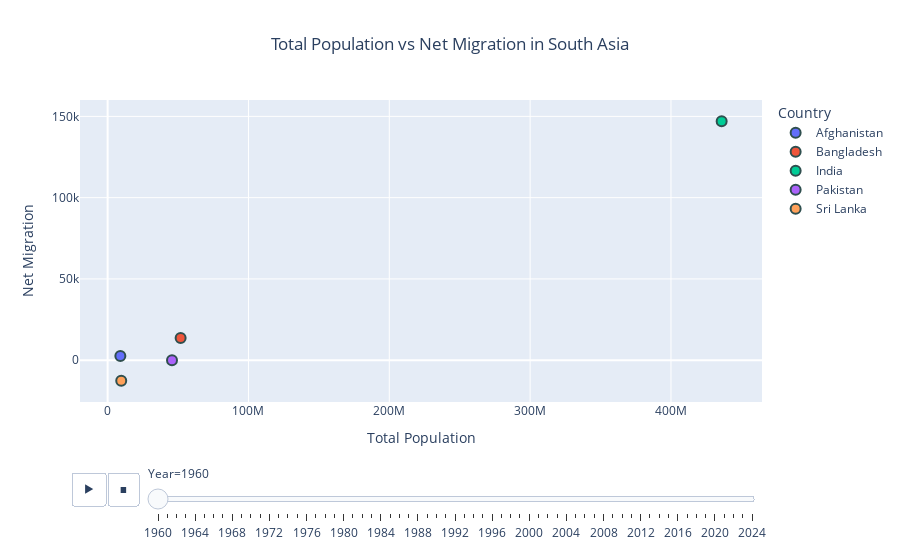

Notebook source saved alongside this figure:
### Markdown cell above
### Commentary:
- **India** dominates the right-hand side with a very high population (crossing 1.4 billion). Its net migration fluctuates around zero to negative, showing that despite its huge population base, migration impact remains relatively modest compared to its size.
- **Pakistan** appears in the mid-range of population (150M–250M) with strong negative migration in some years (up to -2M), highlighting consistent outward migration trends.
- **Bangladesh** has a sizable population (over 100M) with net migration consistently negative, reflecting large-scale emigration, especially for labor abroad.
- **Afghanistan** shows smaller population values (below 50M) but wide swings in net migration, both positive and negative, often driven by political instability, conflict, and refugee flows.
- **Sri Lanka** sits on the left with a smaller population, and its migration remains relatively close to zero compared to other South Asian nations, showing more stability.
- **Overall,** the graph suggests that population size does not directly correlate with net migration. Instead, migration is strongly influenced by economic opportunities, labor market conditions abroad, and political stability in each countr
- This plot helps in understanding **regional migration patterns:** India remains stable despite being the largest, Pakistan and Bangladesh see steady outflows, while Afghanistan reflects volatility due to conflict-driven migration.

### Code cell
# scatter plot using plotly express
fig = px.scatter(df, x='total_population', y='net_migration', color='Country',
                 animation_frame='Year',
                 title='Total Population vs Net Migration in South Asia',
                 labels={'total_population': 'Total Population', 'net_migration': 'Net Migration'})
fig.update_traces(marker=dict(size=10, line=dict(width=2, color='DarkSlateGrey')))
fig.update_layout(title_x=0.5, xaxis_title='Total Population', yaxis_title='Net Migration')
fig.show()

### Figure 1 — Plotly figure (JSON) as saved in the notebook; plotly's stock layout.template omitted (floating-point values rounded to 4 significant figures)
{"data": [{"hovertemplate": "Country=Afghanistan<br>Year=1960<br>Total Population=%{x}<br>Net Migration=%{y}<extra></extra>", "legendgroup": "Afghanistan", "marker": {"color": "#636efa", "line": {"color": "DarkSlateGrey", "width": 2}, "size": 10, "symbol": "circle"}, "mode": "markers", "name": "Afghanistan", "orientation": "v", "showlegend": true, "type": "scatter", "x": [9035000.0], "xaxis": "x", "y": [2606.0], "yaxis": "y"}, {"hovertemplate": "Country=Bangladesh<br>Year=1960<br>Total Population=%{x}<br>Net Migration=%{y}<extra></extra>", "legendgroup": "Bangladesh", "marker": {"color": "#EF553B", "line": {"color": "DarkSlateGrey", "width": 2}, "size": 10, "symbol": "circle"}, "mode": "markers", "name": "Bangladesh", "orientation": "v", "showlegend": true, "type": "scatter", "x": [51830000.0], "xaxis": "x", "y": [13580.0], "yaxis": "y"}, {"hovertemplate": "Country=India<br>Year=1960<br>Total Population=%{x}<br>Net Migration=%{y}<extra></extra>", "legendgroup": "India", "marker": {"color": "#00cc96", "line": {"color": "DarkSlateGrey", "width": 2}, "size": 10, "symbol": "circle"}, "mode": "markers", "name": "India", "orientation": "v", "showlegend": true, "type": "scatter", "x": [436000000.0], "xaxis": "x", "y": [147000.0], "yaxis": "y"}, {"hovertemplate": "Country=Pakistan<br>Year=1960<br>Total Population=%{x}<br>Net Migration=%{y}<extra></extra>", "legendgroup": "Pakistan", "marker": {"color": "#ab63fa", "line": {"color": "DarkSlateGrey", "width": 2}, "size": 10, "symbol": "circle"}, "mode": "markers", "name": "Pakistan", "orientation": "v", "showlegend": true, "type": "scatter", "x": [45710000.0], "xaxis": "x", "y": [0.0], "yaxis": "y"}, {"hovertemplate": "Country=Sri Lanka<br>Year=1960<br>Total Population=%{x}<br>Net Migration=%{y}<extra></extra>", "legendgroup": "Sri Lanka", "marker": {"color": "#FFA15A", "line": {"color": "DarkSlateGrey", "width": 2}, "size": 10, "symbol": "circle"}, "mode": "markers", "name": "Sri Lanka", "orientation": "v", "showlegend": true, "type": "scatter", "x": [9661000.0], "xaxis": "x", "y": [-12610.0], "yaxis": "y"}], "layout": {"legend": {"title": {"text": "Country"}, "tracegroupgap": 0}, "sliders": [{"active": 0, "currentvalue": {"prefix": "Year="}, "len": 0.9, "pad": {"b": 10, "t": 60}, "steps": [{"args": [["1960"], {"frame": {"duration": 0, "redraw": false}, "fromcurrent": true, "mode": "immediate", "transition": {"duration": 0, "easing": "linear"}}], "label": "1960", "method": "animate"}, {"args": [["1961"], {"frame": {"duration": 0, "redraw": false}, "fromcurrent": true, "mode": "immediate", "transition": {"duration": 0, "easing": "linear"}}], "label": "1961", "method": "animate"}, {"args": [["1962"], {"frame": {"duration": 0, "redraw": false}, "fromcurrent": true, "mode": "immediate", "transition": {"duration": 0, "easing": "linear"}}], "label": "1962", "method": "animate"}, {"args": [["1963"], {"frame": {"duration": 0, "redraw": false}, "fromcurrent": true, "mode": "immediate", "transition": {"duration": 0, "easing": "linear"}}], "label": "1963", "method": "animate"}, {"args": [["1964"], {"frame": {"duration": 0, "redraw": false}, "fromcurrent": true, "mode": "immediate", "transition": {"duration": 0, "easing": "linear"}}], "label": "1964", "method": "animate"}, {"args": [["1965"], {"frame": {"duration": 0, "redraw": false}, "fromcurrent": true, "mode": "immediate", "transition": {"duration": 0, "easing": "linear"}}], "label": "1965", "method": "animate"}, {"args": [["1966"], {"frame": {"duration": 0, "redraw": false}, "fromcurrent": true, "mode": "immediate", "transition": {"duration": 0, "easing": "linear"}}], "label": "1966", "method": "animate"}, {"args": [["1967"], {"frame": {"duration": 0, "redraw": false}, "fromcurrent": true, "mode": "immediate", "transition": {"duration": 0, "easing": "linear"}}], "label": "1967", "method": "animate"}, {"args": [["1968"], {"frame": {"duration": 0, "redraw": false}, "fromcurrent": true, "mode": "immediate", "transition": {"duration": 0, "easing": "linear"}}], "label": "1968", "method": "animate"}, {"args": [["1969"], {"frame": {"duration": 0, "redraw": false}, "fromcurrent": true, "mode": "immediate", "transition": {"duration": 0, "easing": "linear"}}], "label": "1969", "method": "animate"}, {"args": [["1970"], {"frame": {"duration": 0, "redraw": false}, "fromcurrent": true, "mode": "immediate", "transition": {"duration": 0, "easing": "linear"}}], "label": "1970", "method": "animate"}, {"args": [["1971"], {"frame": {"duration": 0, "redraw": false}, "fromcurrent": true, "mode": "immediate", "transition": {"duration": 0, "easing": "linear"}}], "label": "1971", "method": "animate"}, {"args": [["1972"], {"frame": {"duration": 0, "redraw": false}, "fromcurrent": true, "mode": "immediate", "transition": {"duration": 0, "easing": "linear"}}], "label": "1972", "method": "animate"}, {"args": [["1973"], {"frame": {"duration": 0, "redraw": false}, "fromcurrent": true, "mode": "immediate", "transition": {"duration": 0, "easing": "linear"}}], "label": "1973", "method": "animate"}, {"args": [["1974"], {"frame": {"duration": 0, "redraw": false}, "fromcurrent": true, "mode": "immediate", "transition": {"duration": 0, "easing": "linear"}}], "label": "1974", "method": "animate"}, {"args": [["1975"], {"frame": {"duration": 0, "redraw": false}, "fromcurrent": true, "mode": "immediate", "transition": {"duration": 0, "easing": "linear"}}], "label": "1975", "method": "animate"}, {"args": [["1976"], {"frame": {"duration": 0, "redraw": false}, "fromcurrent": true, "mode": "immediate", "transition": {"duration": 0, "easing": "linear"}}], "label": "1976", "method": "animate"}, {"args": [["1977"], {"frame": {"duration": 0, "redraw": false}, "fromcurrent": true, "mode": "immediate", "transition": {"duration": 0, "easing": "linear"}}], "label": "1977", "method": "animate"}, {"args": [["1978"], {"frame": {"duration": 0, "redraw": false}, "fromcurrent": true, "mode": "immediate", "transition": {"duration": 0, "easing": "linear"}}], "label": "1978", "method": "animate"}, {"args": [["1979"], {"frame": {"duration": 0, "redraw": false}, "fromcurrent": true, "mode": "immediate", "transition": {"duration": 0, "easing": "linear"}}], "label": "1979", "method": "animate"}, {"args": [["1980"], {"frame": {"duration": 0, "redraw": false}, "fromcurrent": true, "mode": "immediate", "transition": {"duration": 0, "easing": "linear"}}], "label": "1980", "method": "animate"}, {"args": [["1981"], {"frame": {"duration": 0, "redraw": false}, "fromcurrent": true, "mode": "immediate", "transition": {"duration": 0, "easing": "linear"}}], "label": "1981", "method": "animate"}, {"args": [["1982"], {"frame": {"duration": 0, "redraw": false}, "fromcurrent": true, "mode": "immediate", "transition": {"duration": 0, "easing": "linear"}}], "label": "1982", "method": "animate"}, {"args": [["1983"], {"frame": {"duration": 0, "redraw": false}, "fromcurrent": true, "mode": "immediate", "transition": {"duration": 0, "easing": "linear"}}], "label": "1983", "method": "animate"}, {"args": [["1984"], {"frame": {"duration": 0, "redraw": false}, "fromcurrent": true, "mode": "immediate", "transition": {"duration": 0, "easing": "linear"}}], "label": "1984", "method": "animate"}, {"args": [["1985"], {"frame": {"duration": 0, "redraw": false}, "fromcurrent": true, "mode": "immediate", "transition": {"duration": 0, "easing": "linear"}}], "label": "1985", "method": "animate"}, {"args": [["1986"], {"frame": {"duration": 0, "redraw": false}, "fromcurrent": true, "mode": "immediate", "transition": {"duration": 0, "easing": "linear"}}], "label": "1986", "method": "animate"}, {"args": [["1987"], {"frame": {"duration": 0, "redraw": false}, "fromcurrent": true, "mode": "immediate", "transition": {"duration": 0, "easing": "linear"}}], "label": "1987", "method": "animate"}, {"args": [["1988"], {"frame": {"duration": 0, "redraw": false}, "fromcurrent": true, "mode": "immediate", "transition": {"duration": 0, "easing": "linear"}}], "label": "1988", "method": "animate"}, {"args": [["1989"], {"frame": {"duration": 0, "redraw": false}, "fromcurrent": true, "mode": "immediate", "transition": {"duration": 0, "easing": "linear"}}], "label": "1989", "method": "animate"}, {"args": [["1990"], {"frame": {"duration": 0, "redraw": false}, "fromcurrent": true, "mode": "immediate", "transition": {"duration": 0, "easing": "linear"}}], "label": "1990", "method": "animate"}, {"args": [["1991"], {"frame": {"duration": 0, "redraw": false}, "fromcurrent": true, "mode": "immediate", "transition": {"duration": 0, "easing": "linear"}}], "label": "1991", "method": "animate"}, {"args": [["1992"], {"frame": {"duration": 0, "redraw": false}, "fromcurrent": true, "mode": "immediate", "transition": {"duration": 0, "easing": "linear"}}], "label": "1992", "method": "animate"}, {"args": [["1993"], {"frame": {"duration": 0, "redraw": false}, "fromcurrent": true, "mode": "immediate", "transition": {"duration": 0, "easing": "linear"}}], "label": "1993", "method": "animate"}, {"args": [["1994"], {"frame": {"duration": 0, "redraw": false}, "fromcurrent": true, "mode": "immediate", "transition": {"duration": 0, "easing": "linear"}}], "label": "1994", "method": "animate"}, {"args": [["1995"], {"frame": {"duration": 0, "redraw": false}, "fromcurrent": true, "mode": "immediate", "transition": {"duration": 0, "easing": "linear"}}], "label": "1995", "method": "animate"}, {"args": [["1996"], {"frame": {"duration": 0, "redraw": false}, "fromcurrent": true, "mode": "immediate", "transition": {"duration": 0, "easing": "linear"}}], "label": "1996", "method": "animate"}, {"args": [["1997"], {"frame": {"duration": 0, "redraw": false}, "fromcurrent": true, "mode": "immediate", "transition": {"duration": 0, "easing": "linear"}}], "label": "1997", "method": "animate"}, {"args": [["1998"], {"frame": {"duration": 0, "redraw": false}, "fromcurrent": true, "mode": "immediate", "transition": {"duration": 0, "easing": "linear"}}], "label": "1998", "method": "animate"}, {"args": [["1999"], {"frame": {"duration": 0, "redraw": false}, "fromcurrent": true, "mode": "immediate", "transition": {"duration": 0, "easing": "linear"}}], "label": "1999", "method": "animate"}, {"args": [["2000"], {"frame": {"duration": 0, "redraw": false}, "fromcurrent": true, "mode": "immediate", "transition": {"duration": 0, "easing": "linear"}}], "label": "2000", "method": "animate"}, {"args": [["2001"], {"frame": {"duration": 0, "redraw": false}, "fromcurrent": true, "mode": "immediate", "transition": {"duration": 0, "easing": "linear"}}], "label": "2001", "method": "animate"}, {"args": [["2002"], {"frame": {"duration": 0, "redraw": false}, "fromcurrent": true, "mode": "immediate", "transition": {"duration": 0, "easing": "linear"}}], "label": "2002", "method": "animate"}, {"args": [["2003"], {"frame": {"duration": 0, "redraw": false}, "fromcurrent": true, "mode": "immediate", "transition": {"duration": 0, "easing": "linear"}}], "label": "2003", "method": "animate"}, {"args": [["2004"], {"frame": {"duration": 0, "redraw": false}, "fromcurrent": true, "mode": "immediate", "transition": {"duration": 0, "easing": "linear"}}], "label": "2004", "method": "animate"}, {"args": [["2005"], {"frame": {"duration": 0, "redraw": false}, "fromcurrent": true, "mode": "immediate", "transition": {"duration": 0, "easing": "linear"}}], "label": "2005", "method": "animate"}, {"args": [["2006"], {"frame": {"duration": 0, "redraw": false}, "fromcurrent": true, "mode": "immediate", "transition": {"duration": 0, "easing": "linear"}}], "label": "2006", "method": "animate"}, {"args": [["2007"], {"frame": {"duration": 0, "redraw": false}, "fromcurrent": true, "mode": "immediate", "transition": {"duration": 0, "easing": "linear"}}], "label": "2007", "method": "animate"}, {"args": [["2008"], {"frame": {"duration": 0, "redraw": false}, "fromcurrent": true, "mode": "immediate", "transition": {"duration": 0, "easing": "linear"}}], "label": "2008", "method": "animate"}, {"args": [["2009"], {"frame": {"duration": 0, "redraw": false}, "fromcurrent": true, "mode": "immediate", "transition": {"duration": 0, "easing": "linear"}}], "label": "2009", "method": "animate"}, {"args": [["2010"], {"frame": {"duration": 0, "redraw": false}, "fromcurrent": true, "mode": "immediate", "transition": {"duration": 0, "easing": "linear"}}], "label": "2010", "method": "animate"}, {"args": [["2011"], {"frame": {"duration": 0, "redraw": false}, "fromcurrent": true, "mode": "immediate", "transition": {"duration": 0, "easing": "linear"}}], "label": "2011", "method": "animate"}, {"args": [["2012"], {"frame": {"duration": 0, "redraw": false}, "fromcurrent": true, "mode": "immediate", "transition": {"duration": 0, "easing": "linear"}}], "label": "2012", "method": "animate"}, {"args": [["2013"], {"frame": {"duration": 0, "redraw": false}, "fromcurrent": true, "mode": "immediate", "transition": {"duration": 0, "easing": "linear"}}], "label": "2013", "method": "animate"}, {"args": [["2014"], {"frame": {"duration": 0, "redraw": false}, "fromcurrent": true, "mode": "immediate", "transition": {"duration": 0, "easing": "linear"}}], "label": "2014", "method": "animate"}, {"args": [["2015"], {"frame": {"duration": 0, "redraw": false}, "fromcurrent": true, "mode": "immediate", "transition": {"duration": 0, "easing": "linear"}}], "label": "2015", "method": "animate"}, {"args": [["2016"], {"frame": {"duration": 0, "redraw": false}, "fromcurrent": true, "mode": "immediate", "transition": {"duration": 0, "easing": "linear"}}], "label": "2016", "method": "animate"}, {"args": [["2017"], {"frame": {"duration": 0, "redraw": false}, "fromcurrent": true, "mode": "immediate", "transition": {"duration": 0, "easing": "linear"}}], "label": "2017", "method": "animate"}, {"args": [["2018"], {"frame": {"duration": 0, "redraw": false}, "fromcurrent": true, "mode": "immediate", "transition": {"duration": 0, "easing": "linear"}}], "label": "2018", "method": "animate"}, {"args": [["2019"], {"frame": {"duration": 0, "redraw": false}, "fromcurrent": true, "mode": "immediate", "transition": {"duration": 0, "easing": "linear"}}], "label": "2019", "method": "animate"}, {"args": [["2020"], {"frame": {"duration": 0, "redraw": false}, "fromcurrent": true, "mode": "immediate", "transition": {"duration": 0, "easing": "linear"}}], "label": "2020", "method": "animate"}, {"args": [["2021"], {"frame": {"duration": 0, "redraw": false}, "fromcurrent": true, "mode": "immediate", "transition": {"duration": 0, "easing": "linear"}}], "label": "2021", "method": "animate"}, {"args": [["2022"], {"frame": {"duration": 0, "redraw": false}, "fromcurrent": true, "mode": "immediate", "transition": {"duration": 0, "easing": "linear"}}], "label": "2022", "method": "animate"}, {"args": [["2023"], {"frame": {"duration": 0, "redraw": false}, "fromcurrent": true, "mode": "immediate", "transition": {"duration": 0, "easing": "linear"}}], "label": "2023", "method": "animate"}, {"args": [["2024"], {"frame": {"duration": 0, "redraw": false}, "fromcurrent": true, "mode": "immediate", "transition": {"duration": 0, "easing": "linear"}}], "label": "2024", "method": "animate"}], "x": 0.1, "xanchor": "left", "y": 0, "yanchor": "top"}], "title": {"text": "Total Population vs Net Migration in South Asia", "x": 0.5}, "updatemenus": [{"buttons": [{"args": [null, {"frame": {"duration": 500, "redraw": false}, "fromcurrent": true, "mode": "immediate", "transition": {"duration": 500, "easing": "linear"}}], "label": "&#9654;", "method": "animate"}, {"args": [[null], {"frame": {"duration": 0, "redraw": false}, "fromcurrent": true, "mode": "immediate", "transition": {"duration": 0, "easing": "linear"}}], "label": "&#9724;", "method": "animate"}], "direction": "left", "pad": {"r": 10, "t": 70}, "showactive": false, "type": "buttons", "x": 0.1, "xanchor": "right", "y": 0, "yanchor": "top"}], "xaxis": {"anchor": "y", "domain": [0, 1], "title": {"text": "Total Population"}}, "yaxis": {"anchor": "x", "domain": [0, 1], "title": {"text": "Net Migration"}}}}
